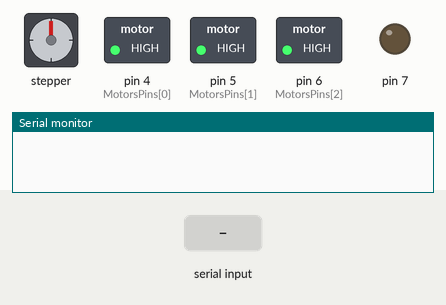
Simulated run of this sketch. Board: Arduino Uno, built with avr-gcc and run on an emulated ATmega328P. Parts: stepper motor, switched loads named in the sketch (green lamp = pin HIGH), output pins drawn as LEDs (lit = HIGH), the last lines printed to the serial monitor. Wiring (inferred from the names in the program): stepper motor driver (200 steps per turn assumed): step pin 2; direction pin 3. Inputs (shaded band) come from the test bench. Pins used as bus, display or sensor lines are not drawn.

Above: at 1.2 s.
1.3 s: "1" received over Serial
At 2.45 s:
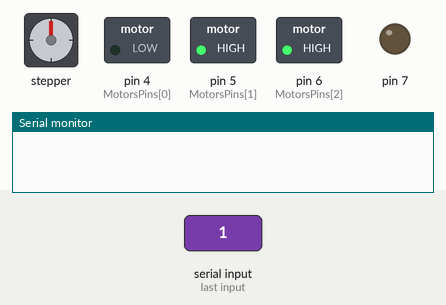
At 17.8 s:
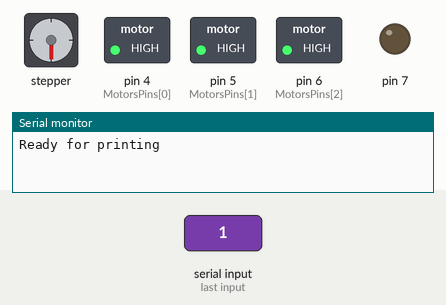
Timing chart, 0 to 19.3 s (numbered marks = the images above; inputs shaded):
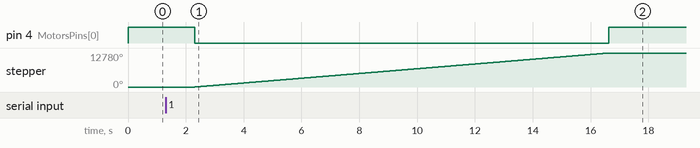

The sketch:

ArduinoSideComunication.ino
```cpp
#define StepPin 2
#define DirPin 3

int MotorsPins[3] = {4, 5, 6}; //Motor Pins(A4988 Pololu Enable pin)  //ENABLE
int StepMotor;
int TCRTSDiapasone[3] = {200, 130, 105};
int MaterialPullingDistances[3] = {7100, 6800, 7000}; //Distance from device to the 3D printer
int TCRTIFS[3] = {A0, A1, A2}; //Analog TCRTs's pin

void setup(){
  Serial.begin(9600);

  for(int i = 2; i <= 7; i++){
    pinMode(i,OUTPUT);
  }

  DisableAllMotors();

  InitStepPins();

  InitTCRTS();
}

void InitStepPins(){
  for(int i = 0; i <= 2; i++){
    digitalWrite(MotorsPins[i], HIGH);
  }
}

void InitTCRTS(){
  for(int i = 0; i <= 2; i++){
    pinMode(TCRTIFS[i], INPUT);
  }
}

int CheckTCRTIR(){

	int distance = analogRead(StepMotor);
  //Serial.println(distance);
  if(StepMotor == 0){
    if(distance > 200){
      return 1;
    }else{
      return 0;
    }
  }else{
    if(distance < TCRTSDiapasone[StepMotor]){
      return 1;
    }else{
      return 0;
    }
  }
}

void FillamentNotFound(){
  Serial.println("No Fillament");
}

void PullInMaterial(){
  //Придърпва точно определена дължина

	if(CheckTCRTIR()){
    RotateMotor(HIGH);
	}else{
    FillamentNotFound();
	}
  Serial.println("Ready for printing");
}

void RotateMotor(int direction){
  //Serial.println(StepMotor);
	digitalWrite(MotorsPins[StepMotor], LOW);
	digitalWrite(DirPin, direction);

	for(int i = 0; i < MaterialPullingDistances[StepMotor]; i++)
	{
		digitalWrite(StepPin, HIGH);
		delay(1);
		digitalWrite(StepPin, LOW);
    delay(1);
	}

 digitalWrite(MotorsPins[StepMotor], HIGH);
}

void PullOutMaterial(){

	if(CheckTCRTIR()){
	  RotateMotor(LOW);
	}else{
    FillamentNotFound();
	}
  Serial.println("Ready with pulling out");
}

void DisableAllMotors(){
  for(int i = 0; i <= 2; i++){
    digitalWrite(MotorsPins[i] , HIGH);
  }
}

void loop(){

  switch(Serial.readString()[0]){
    case '0' : Serial.println("Hello From Arduino"); break;
    case '1' : StepMotor = 0; PullInMaterial(); break;
    case '2' : StepMotor = 1; PullInMaterial(); break;
    case '3' : StepMotor = 2; PullInMaterial(); break;
	  case '4' : PullOutMaterial(); break;
  }

  delay(100);
}
```

Measured:
- after the input at 1.3 s, pin 4 (MotorsPins[0]): HIGH → LOW after 1.0 s, → HIGH 14.3 s later; stepper: turns 12780° clockwise in 14.3 s, starting after 1.0 s
